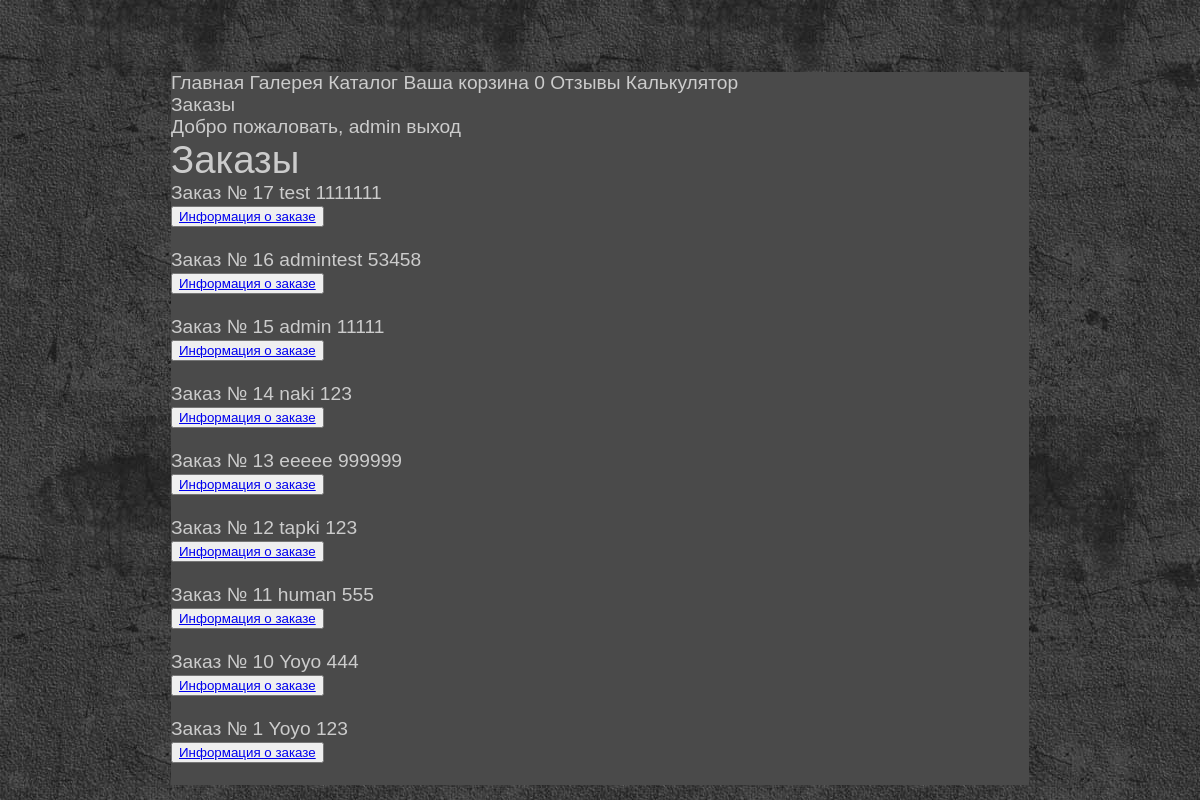
Screenshot of /orders/ (signed in) with the database file from the repository.
### tables this page shows
CREATE TABLE `orders` (
  `id` int(11) NOT NULL,
  `session_id` text NOT NULL,
  `clientName` text NOT NULL,
  `phone` int(11) NOT NULL
);

### engine/controller.php (called while the page is built, shortened)
<?php
function prepareVariables ($page, $action, $id)
{
    $params = [];
    $allow = false;
    $allowAdmin = false;
    if (is_auth()) {
        $allow = true;
        $params['user'] = get_user();
    }
    if (is_admin()) {
        $allowAdmin = true;
    }
    $params['allow'] = $allow;
    $params['allowAdmin'] = $allowAdmin;
    switch ($page) {
        case 'orders':
            $params['orders'] = getOrders();
            break;
    }
    return $params;
}

### engine/auth.php (called while the page is built, shortened)
<?php
function is_admin() {
   if($_SESSION['login'] == 'admin'){
       return true;
   } else {
       return false;
   }
}

### engine/db.php (called while the page is built, shortened)
<?php
function getDb ()
{
    static $link = null;
    if (is_null($link)){
    $link = @mysqli_connect(HOST, USER, PASS, DB) or die ("Не могу соединиться с БД!" . mysqli_connect_error());
    }
    return $link;
}
function getAssocResult ($sql)
{
    $link = getDb();
    $result = @mysqli_query($link, $sql) or die (mysqli_error($link));
    $array_result = [];
    while ($row = mysqli_fetch_assoc ($result))
        $array_result[] = $row;
    return  $array_result;
}

### engine/order.php (called while the page is built, shortened)
<?php
function getOrders()
{
    $sql = "SELECT id, clientName, phone FROM orders ORDER by id DESC";
    $orders = getAssocResult ($sql);
    return $orders;
}

### templates/orders.php (the view)
<div id = "main">
    <?if ($allowAdmin):?>
        <div class = "post_title"><h2>Заказы</h2></div>
        <?php foreach ($orders as $item):?>
            <div>Заказ № <?=$item['id']?> <?=$item['clientName']?> <?=$item['phone']?><br>
                <button><a href="/orderpage/<?=$item['id']?>">Информация о заказе</a></button><br><br>
            </div>
        <?php endforeach; ?>
    <?else:?>
        <div>Доступ к странице заблокирован!</div>
    <?endif;?>
</div>

### public/css/style.css (style rules this page uses)
body { background: #444 url('/img/body.jpg'); color: #444; font: normal 1.2em Verdana,Arial,sans-serif; height: 100%; padding-bottom: 1px; padding-top: 64px; }
#main { width:858px; margin:0 auto; background: #4A4A4A; color: #CCC; }
.post_title h2 { font: normal 2em Arial,sans-serif; margin: 0; padding: 0; }

### rows the page displays
orders: id "17", clientName "test", phone "1111111"
orders: id "16", clientName "admintest", phone "53458"
orders: id "15", clientName "admin", phone "11111"
orders: id "14", clientName "naki", phone "123"
orders: id "13", clientName "eeeee", phone "999999"
orders: id "12", clientName "tapki", phone "123"
orders: id "11", clientName "human", phone "555"
orders: id "10", clientName "Yoyo", phone "444"
orders: id "1", clientName "Yoyo", phone "123"

### other values shown
$count "0"
$user "admin"
